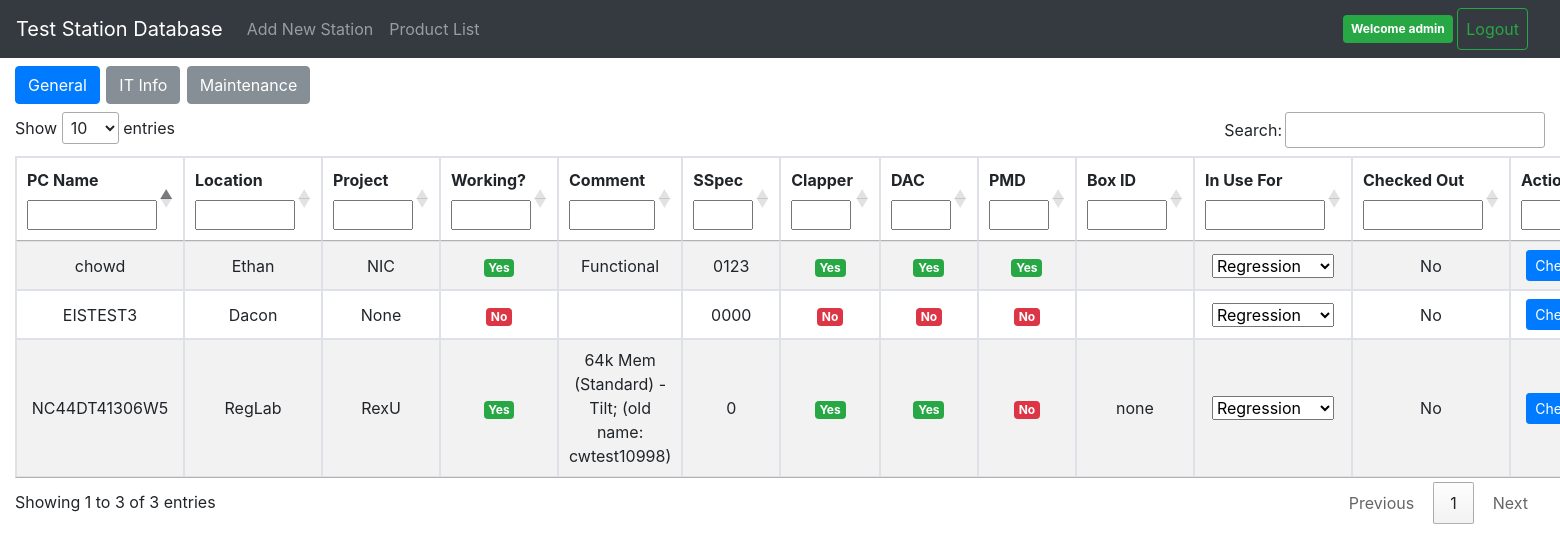
The app's page /stationList/index/ (signed in) with its own data.
### stationList/models.py (models this page shows, shortened)
class StationData(models.Model):
    pc_name = models.CharField(max_length=50)
    location = models.CharField(max_length=100)
    current_project = models.CharField(max_length=50)
    working = models.BooleanField()
    clapper = models.BooleanField()
    dac = models.BooleanField()
    pmd = models.BooleanField()
    maintenance = models.DateField(auto_now=False, auto_now_add=False, editable=True, blank=True, null=True)
    maintainer = models.CharField(max_length=50)
    in_use_for = models.CharField(max_length=50)
    checked_out = models.CharField(max_length=100)
    comment = models.CharField(max_length=500)
    sspec = models.CharField(max_length=10)
    ip_address = models.GenericIPAddressField()
    pc_os = models.CharField(max_length=20)
    mac_address = models.CharField(max_length=100)
    box_id = models.CharField(max_length=100) #This is a future feature where we track associated fixture IDs separate from the pc_name
    pc_port_num = models.CharField(max_length=20)

### stationList/views.py (the view)
# urls.py: path('index/', views.IndexView.as_view(), name='index'),
class IndexView(LoginRequiredMixin, generic.ListView):
    login_url = '/accounts/login/'
    redirect_field_name = 'redirect_to'
    model = StationData
    template_name = 'stationList/index.html'
    context_object_name = 'StationData'

### stationList/templates/stationList/index.html (shortened to what this page needs)
{% extends "stationList/base.html" %}
{% block content %}
	<div class="container-fluid" style="padding-top: 1rem">
		<div style="display: inline">
			<h4>
				<button id="gen_btn" class="btn btn-secondary" onclick="showGeneral()">General</button>
				<button id="it_btn" class="btn btn-secondary" onclick="showIT()">IT Info</button>
				<button id="maint_btn" class="btn btn-secondary" onclick="showMaint()">Maintenance</button>
			</h4>
		</div>
	</div>
	<div class="container-fluid">
		<table id="stationTable" class="table table-striped table-bordered table-hover">
			<thead>
				<tr>
					<th class="always_show" style="width: 130px">
						<label for="pc_name">PC Name</label>
						<input id="search_pc_name" type="text" value="" onkeyup="searchFunction(0)" name="pc_name" style="width: 130px">
					</th>
					<th class="always_show" style="width: 100px">
						<label for="location">Location</label>
						<input id="search_location" type="text" value="" onkeyup="searchFunction(1)" name="location" style="width: 100px">
					</th>
					<th class="shared_info" style="width: 80px">
						<label for="project">Project</label>
						<input id="search_project" type="text" value="" onkeyup="searchFunction(2)" name="project" style="width: 80px">
					</th>
					<th class="always_show" style="width: 80px">
						<label for="working">Working?</label>
						<input id="search_working" type="text" value="" onkeyup="searchFunction(3)" name="working" style="width: 80px">
					</th>
					<th class="general_info" style="width: 100%">
						<label for="comment">Comment</label>
						<input id="search_comment" type="text" value="" onkeyup="searchFunction(4)" name="comment" style="width: 100%">
					</th>
					<th class="general_info" style="width: 60px">
						<label for="sspec">SSpec</label>
						<input id="search_sspec" type="text" value="" onkeyup="searchFunction(5)" name="sspec" style="width: 60px">
					</th>
					<th class="general_info" style="width: 60px">
						<label for="clapper">Clapper</label>
						<input id="search_clapper" type="text" value="" onkeyup="searchFunction(6)" name="clapper" style="width: 60px">
					</th>
					<th class="general_info" style="width: 60px">
						<label for="dac">DAC</label>
						<input id="search_dac" type="text" value="" onkeyup="searchFunction(7)" name="dac" style="width: 60px">
					</th>
					<th class="general_info" style="width: 60px">
						<label for="pmd">PMD</label>
						<input id="search_pmd" type="text" value="" onkeyup="searchFunction(8)" name="pmd" style="width: 60px">
					</th>
					<th class="shared_info" style="width: 80px">
						<label for="box_id">Box ID</label>
						<input id="search_box_id" type="text" value="" onkeyup="searchFunction(14)" name="box_id" style="width:80px">
					</th>
					<th class="always_show" style="width: 120px">
						<label for="use_reason">In Use For</label>
						<input id="search_use_reason" type="text" value="" onkeyup="searchFunction(16)" name="use_reason" style="width: 120px">
					</th>
					<th class="always_show" style="width: 120px">
						<label for="checked_out">Checked Out</label>
						<input id="search_checked_out" type="text" value="" onkeyup="searchFunction(17)" name="checked_out" style="width: 120px">
					</th>
					<th class="always_show" style="width: 130px">
						<label for="action">Action</label>
						<input id="search_action" type="text" value="" name="action" style="width: 130px">
					</th>
				</tr>
			</thead>
			<tbody>
				{% if StationData %}
				{% for station in StationData %}
				<tr>
					<td class="always_show">{{station.pc_name}}</td>
					<td class="always_show">{{station.location}}</td>
					<td class="shared_info">{{station.current_project}}</td>
					<td class="always_show">
					{% if station.working %}
						<span class="badge badge-success">Yes</span>
					{% else %}
						<span class="badge badge-danger">No</span>
					{% endif %}
					</td>
					<td class="general_info" style="width: 100%">{{station.comment}}</td>
					<td class="general_info">{{station.sspec}}</td>
					<td class="general_info">
					{% if station.clapper %}
						<span class="badge badge-success">Yes</span>
					{% else %}
						<span class="badge badge-danger">No</span>
					{% endif %}
					</td>
					<td class="general_info">
					{% if station.dac %}
						<span class="badge badge-success">Yes</span>
					{% else %}
						<span class="badge badge-danger">No</span>
					{% endif %}
					</td>
					<td class="general_info">
					{% if station.pmd %}
						<span class="badge badge-success">Yes</span>
					{% else %}
						<span class="badge badge-danger">No</span>
					{% endif %}
					</td>
					<td class="shared_info">{{station.box_id}}</td>
					<td id="chk_out_reason_{{station.id}}" class="always_show">
					{% if station.in_use_for != "" %}
						{{station.in_use_for}}
					{% else %}
						<select id="reason_{{station.id}}" name="Checkout_Reason">
							<option>Regression</option>
		                </select>
		           	{% endif %}
		           	</td>
					<td id="chk_out_{{station.id}}" class="always_show">{{station.checked_out}}</td>
					<td class="always_show">
						{% if station.checked_out == "No" %}
						<button id="btn_{{station.id}}" class="btn btn-primary btn-sm" onclick="checkOutStation({{station.id}}, '{{user.get_username}}')">Check Out</button>
						{% else %}
							{% if station.checked_out == user.get_username %}
							<button id="btn_{{station.id}}" class="btn btn-primary btn-sm" onclick="releaseStation({{station.id}}, '{{user.get_username}}')">Release</button>
							{% endif %}
						{% endif %}
					</td>
				</tr>
				{% endfor %}
				{% else %}
				<p>No data present in database.</p>
				{% endif %}
			</tbody>
		</table>
	</div>
{% endblock %}

### stationList/templates/stationList/base.html (shortened to what this page needs)
<!DOCTYPE html>
<html lang="en">
	<head>
		{% load static %}
		<link href="{% static 'stationList/css/bootstrap.min.css' %}" rel="stylesheet" type="text/css">
		<link href="{% static 'stationList/css/dashboard.css' %}" rel="stylesheet" type="text/css">
		<link href="//cdn.datatables.net/1.10.16/css/jquery.dataTables.min.css" rel="stylesheet" type="text/css">
		<link rel="stylesheet" media="screen" href="https://cdnjs.cloudflare.com/ajax/libs/handsontable/0.35.0/handsontable.full.min.css">
	</head>
	<body>
		<nav class="navbar navbar-expand-md navbar-dark bg-dark fixed-top">
			<a class="navbar-brand" href="{% url 'stationList:index' %}">Test Station Database</a>
			<div class="collapse navbar-collapse" id="navbarsExampleDefault">
				<ul class="navbar-nav mr-auto">
					<li class="nav-item">
						<a class="nav-link" href="{% url 'stationList:add' %}">Add New Station</a>
					</li>
					<li class="nav-item">
						<a class="nav-link" href="{% url 'products:product_index' %}">Product List</a>
					</li>
				</ul>
				<div class="my-2 my-md-0 mr-md-3">
					{% if user.is_authenticated %}
					<span class="badge badge-success p-2">Welcome {{user.get_username}}</span>
					<a class="btn btn-outline-success p-2" href="{% url 'logout' %}">Logout</a>
					{% else %}
					<a class="btn btn-outline-success p-2" href="{% url 'login' %}">Login</a>
					<a class="btn btn-outline-success p-2" href="{% url 'accounts:signup' %}">Signup</a>
					{% endif %}
				</div>
			</div>
		</nav>
		<main role="main">
			{% block content %}
			{% endblock %}
		</main>
	</body>
</html>

### stationList/static/stationList/css/dashboard.css (style rules this page uses)
body { padding-top: 50px; }

### stationList/templates/stationList/index.html (style rules this page uses)
.table th, .table td { padding: 0rem; vertical-align: middle; }
table { text-align: center; }

### records on screen
StationData: pc_name "chowd", location "Ethan", current_project "NIC", working "Yes", comment "Functional", sspec "0123", clapper "Yes", dac "Yes", pmd "Yes", Checkout_Reason "Regression", checked_out "No"
StationData: pc_name "EISTEST3", location "Dacon", current_project "None", working "No", sspec "0000", clapper "No", dac "No", pmd "No", Checkout_Reason "Regression", checked_out "No"
StationData: pc_name "NC44DT41306W5", location "RegLab", current_project "RexU", working "Yes", comment "64k Mem (Standard) - Tilt; (old name: cwtest10998)", sspec "0", clapper "Yes", dac "Yes", pmd "No", box_id "none", Checkout_Reason "Regression", checked_out "No"

### other values on screen
{{ user.get_username }} "admin"
